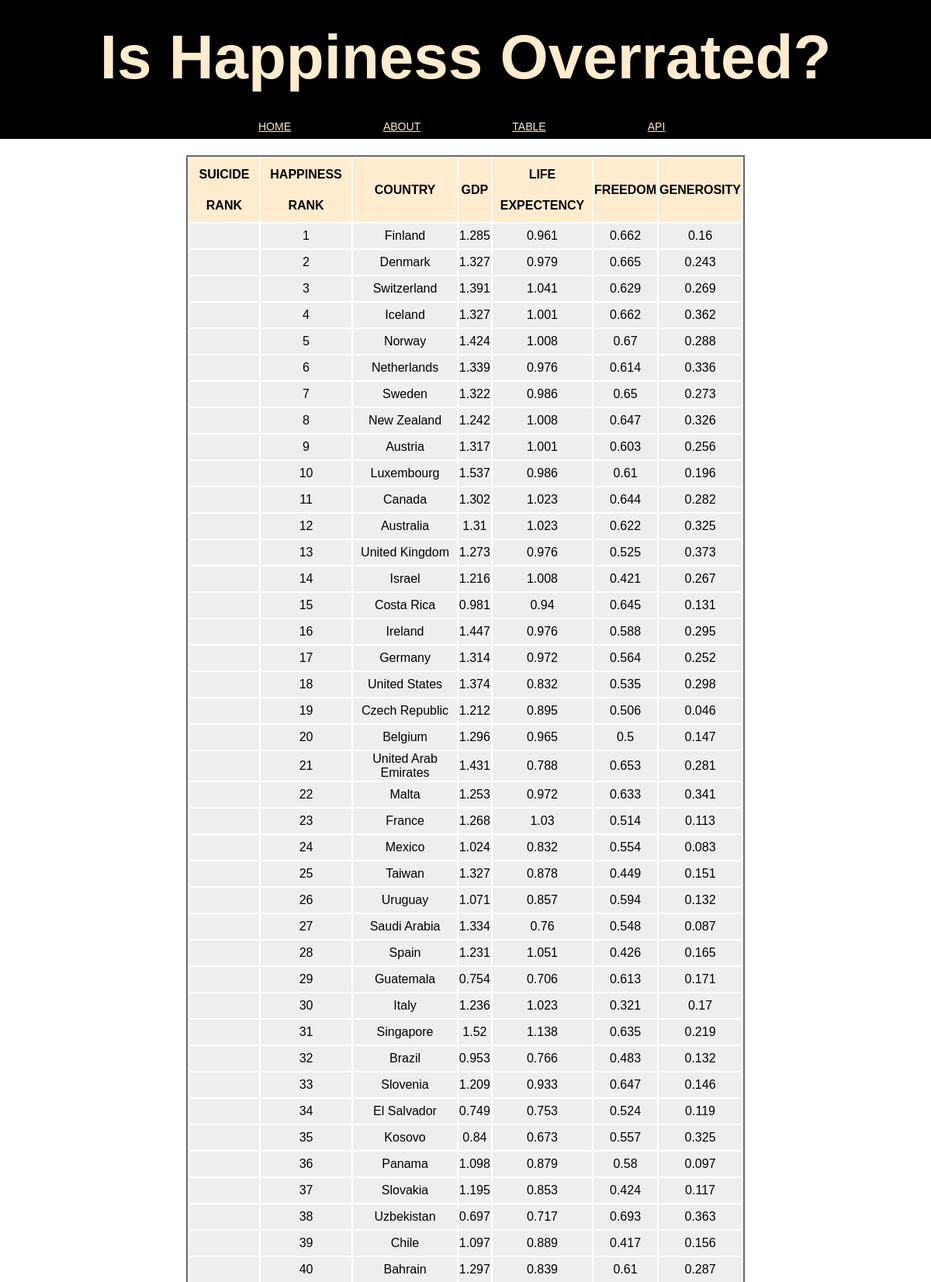
Screenshot of /table (upper part) with the database file from the repository.
### app.py (models this page shows)
class HappinessTable(db.Model):
    id = db.Column(db.Integer, primary_key=True)
    suicide_rank = db.Column(db.Integer, nullable=False)
    happiness_rank = db.Column(db.Integer, nullable=False)
    country = db.Column(db.String(255), nullable=False)
    gdp = db.Column(db.Float, nullable=False)
    life_expectancy = db.Column(db.Float, nullable=False)
    freedom = db.Column(db.Float, nullable=False)
    generosity = db.Column(db.Float, nullable=False)

### app.py (the view)
@app.route('/table', methods=["GET"])
def table():
    table = HappinessTable.query.all()
    d = []
    for row in table:
        row_as_dict = {
            "suicide_rank": row.suicide_rank,
            "happiness_rank": row.happiness_rank,
            "country": row.country,
            "gdp": row.gdp,
            "life_expectancy": row.life_expectancy,
            "freedom": row.freedom,
            "generosity": row.generosity
        }
        d.append(row_as_dict)
    return render_template("table.html", data=d)

### templates/table.html
{% extends "base.html" %} {% block body %}
<div class="container">
  <table class="table">
    <thead class="table-head">
      <th class="table-header">
        SUICIDE RANK
      </th>
      <th class="table-header">
        HAPPINESS RANK
      </th>
      <th class="table-header">
        COUNTRY
      </th>
      <th class="table-header">
        GDP
      </th>
      <th class="table-header">
        LIFE EXPECTENCY
      </th>
      <th class="table-header">
        FREEDOM
      </th>
      <th class="table-header">
        GENEROSITY
      </th>
    </thead>
    <tbody>
    {% for row in data %}
      <tr class="table-row">
        <td class="table-data suicide-col">{{row.suicide_rank}}</td>
        <td class="table-data">{{row.happiness_rank}}</td>
        <td class="table-data">{{row.country}}</td>
        <td class="table-data">{{row.gdp}}</td>
        <td class="table-data">{{row.life_expectancy}}</td>
        <td class="table-data">{{row.freedom}}</td>
        <td class="table-data">{{row.generosity}}</td>
      </tr>
      {% endfor %}
    </tbody>
  </table>
</div>
{% endblock %}

### templates/base.html (shortened to what this page needs)
<!doctype html>
<html>
  <head>
    <link rel="stylesheet" type="text/css" href="{{ url_for('static', filename='style.css') }}" media="screen"/>
  </head>
  <body>
    <div class="header-container">
      <h1 class="page-header">Is Happiness Overrated?</h1>
      <nav>
        <ul class="nav-bar">
          <a href="{{ url_for( 'home' ) }}" class="nav-link" ><li>HOME</li></a>
          <a href="{{ url_for( 'about' ) }}" class="nav-link" ><li>ABOUT</li></a>
          <a href="{{ url_for( 'table' ) }}" class="nav-link"><li>TABLE</li></a>
          <a href="{{ url_for( 'api_route' ) }}" class="nav-link" ><li>API</li></a>
        </ul>
      </nav>
    </div>
    {% block body %}{% endblock %}
  </body>
</html>

### templates/base.html (style rules this page uses)
html { width: 100vw; display: flex; justify-content: center; }
body { padding: 0; margin: 0; display: flex; flex-direction: column; align-items: center; font-family: Arial, Helvetica, sans-serif; width: 1000px; }
.header-container { position: fixed; display: flex; flex-direction: column; justify-content: center; align-items: center; width: 100vw; background-color: #000; color: blanchedalmond; line-height: 5vh; }
.page-header { text-align: center; font-size: 5rem; }
.nav-bar { display: flex; justify-content: space-evenly; width: 60vw; padding: 0; margin: 0; list-style: none; line-height: 4vh; }
.nav-link { color: blanchedalmond; font-size: 14px; width: 100px; text-align: center; }
.table-head { line-height: 5vh; cursor: pointer; }
.table-header { color: #000; background-color: blanchedalmond; }
.container { margin-top: 25vh; }
.table { border: 2px solid #666; text-align: center; width: 60vw; }
.table-row { height: 4vh; background-color: #eee; border: 1px solid #222; cursor: default; }
.suicide-col { color: #eee; }

### rows the page displays
HappinessTable: happiness_rank "1", country "Finland", gdp "1.285", life_expectancy "0.961", freedom "0.662", generosity "0.16"
HappinessTable: happiness_rank "2", country "Denmark", gdp "1.327", life_expectancy "0.979", freedom "0.665", generosity "0.243"
HappinessTable: happiness_rank "3", country "Switzerland", gdp "1.391", life_expectancy "1.041", freedom "0.629", generosity "0.269"
HappinessTable: happiness_rank "4", country "Iceland", gdp "1.327", life_expectancy "1.001", freedom "0.662", generosity "0.362"
HappinessTable: happiness_rank "5", country "Norway", gdp "1.424", life_expectancy "1.008", freedom "0.67", generosity "0.288"
HappinessTable: happiness_rank "6", country "Netherlands", gdp "1.339", life_expectancy "0.976", freedom "0.614", generosity "0.336"
HappinessTable: happiness_rank "7", country "Sweden", gdp "1.322", life_expectancy "0.986", freedom "0.65", generosity "0.273"
HappinessTable: happiness_rank "8", country "New Zealand", gdp "1.242", life_expectancy "1.008", freedom "0.647", generosity "0.326"
HappinessTable: happiness_rank "9", country "Austria", gdp "1.317", life_expectancy "1.001", freedom "0.603", generosity "0.256"
HappinessTable: happiness_rank "10", country "Luxembourg", gdp "1.537", life_expectancy "0.986", freedom "0.61", generosity "0.196"
HappinessTable: happiness_rank "11", country "Canada", gdp "1.302", life_expectancy "1.023", freedom "0.644", generosity "0.282"
HappinessTable: happiness_rank "12", country "Australia", gdp "1.31", life_expectancy "1.023", freedom "0.622", generosity "0.325"
HappinessTable: happiness_rank "13", country "United Kingdom", gdp "1.273", life_expectancy "0.976", freedom "0.525", generosity "0.373"
HappinessTable: happiness_rank "14", country "Israel", gdp "1.216", life_expectancy "1.008", freedom "0.421", generosity "0.267"
HappinessTable: happiness_rank "15", country "Costa Rica", gdp "0.981", life_expectancy "0.94", freedom "0.645", generosity "0.131"
HappinessTable: happiness_rank "16", country "Ireland", gdp "1.447", life_expectancy "0.976", freedom "0.588", generosity "0.295"
HappinessTable: happiness_rank "17", country "Germany", gdp "1.314", life_expectancy "0.972", freedom "0.564", generosity "0.252"
HappinessTable: happiness_rank "18", country "United States", gdp "1.374", life_expectancy "0.832", freedom "0.535", generosity "0.298"
HappinessTable: happiness_rank "19", country "Czech Republic", gdp "1.212", life_expectancy "0.895", freedom "0.506", generosity "0.046"
HappinessTable: happiness_rank "20", country "Belgium", gdp "1.296", life_expectancy "0.965", freedom "0.5", generosity "0.147"
HappinessTable: happiness_rank "21", country "United Arab Emirates", gdp "1.431", life_expectancy "0.788", freedom "0.653", generosity "0.281"
HappinessTable: happiness_rank "22", country "Malta", gdp "1.253", life_expectancy "0.972", freedom "0.633", generosity "0.341"
HappinessTable: happiness_rank "23", country "France", gdp "1.268", life_expectancy "1.03", freedom "0.514", generosity "0.113"
HappinessTable: happiness_rank "24", country "Mexico", gdp "1.024", life_expectancy "0.832", freedom "0.554", generosity "0.083"
HappinessTable: happiness_rank "25", country "Taiwan", gdp "1.327", life_expectancy "0.878", freedom "0.449", generosity "0.151"
HappinessTable: happiness_rank "26", country "Uruguay", gdp "1.071", life_expectancy "0.857", freedom "0.594", generosity "0.132"
HappinessTable: happiness_rank "27", country "Saudi Arabia", gdp "1.334", life_expectancy "0.76", freedom "0.548", generosity "0.087"
HappinessTable: happiness_rank "28", country "Spain", gdp "1.231", life_expectancy "1.051", freedom "0.426", generosity "0.165"
HappinessTable: happiness_rank "29", country "Guatemala", gdp "0.754", life_expectancy "0.706", freedom "0.613", generosity "0.171"
HappinessTable: happiness_rank "30", country "Italy", gdp "1.236", life_expectancy "1.023", freedom "0.321", generosity "0.17"
HappinessTable: happiness_rank "31", country "Singapore", gdp "1.52", life_expectancy "1.138", freedom "0.635", generosity "0.219"
HappinessTable: happiness_rank "32", country "Brazil", gdp "0.953", life_expectancy "0.766", freedom "0.483", generosity "0.132"
HappinessTable: happiness_rank "33", country "Slovenia", gdp "1.209", life_expectancy "0.933", freedom "0.647", generosity "0.146"
HappinessTable: happiness_rank "34", country "El Salvador", gdp "0.749", life_expectancy "0.753", freedom "0.524", generosity "0.119"
HappinessTable: happiness_rank "35", country "Kosovo", gdp "0.84", life_expectancy "0.673", freedom "0.557", generosity "0.325"
HappinessTable: happiness_rank "36", country "Panama", gdp "1.098", life_expectancy "0.879", freedom "0.58", generosity "0.097"
HappinessTable: happiness_rank "37", country "Slovakia", gdp "1.195", life_expectancy "0.853", freedom "0.424", generosity "0.117"
HappinessTable: happiness_rank "38", country "Uzbekistan", gdp "0.697", life_expectancy "0.717", freedom "0.693", generosity "0.363"
HappinessTable: happiness_rank "39", country "Chile", gdp "1.097", life_expectancy "0.889", freedom "0.417", generosity "0.156"
HappinessTable: happiness_rank "40", country "Bahrain", gdp "1.297", life_expectancy "0.839", freedom "0.61", generosity "0.287"
